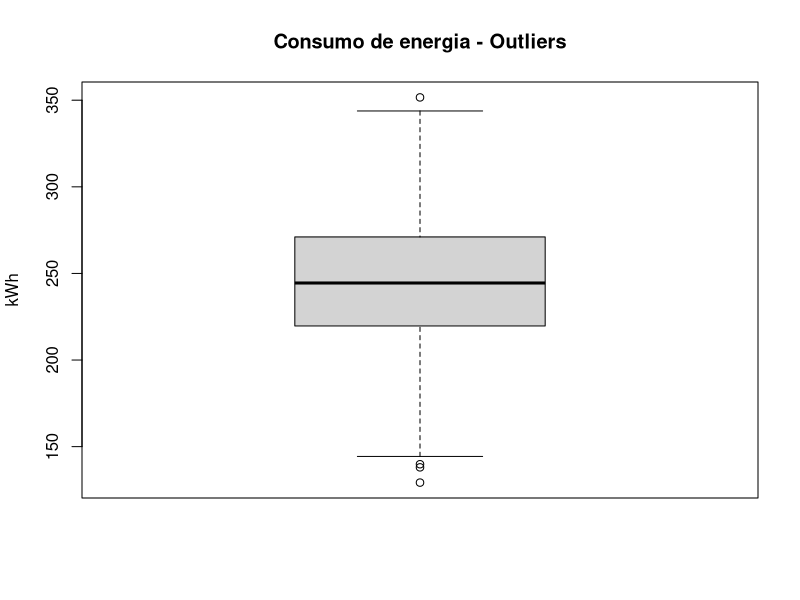

R code for this plot:
dados <- read.csv("dados_consumo_energia.csv", sep = ",", dec = ".", stringsAsFactors = TRUE)
print("summary")
print(summary(dados)) #summary
print("checando por ausências")
print(colSums(is.na(dados))) 
print("dados duplicados")
print(sum(duplicated(dados)))

#dados$num_moradores
#dados$area_m2
#dados$temperatura_media
#dados$renda_familiar
#dados$uso_ar_condicionado
#dados$tipo_construcao
#dados$isolamento_termico
#dados$equipamentos_eletro

outliers_iqr <- function(x) #detectar outliers usando método iqr
{
  q1 <- quantile(x, 0.25, na.rm = TRUE)
  q3 <- quantile(x, 0.75, na.rm = TRUE)
  iqr <- q3 - q1
  limites <- c(q1 - 1.5 * iqr, q3 + 1.5 * iqr)
  which(x < limites[1] | x > limites[2])
}
print("outliers:")
outliers_consumo <- outliers_iqr(dados$consumo_energia)
print(cbind(indice = outliers_consumo, 
      valor = dados$consumo_energia[outliers_consumo]))
boxplot(dados$consumo_energia, 
        main = "Consumo de energia - Outliers",
        ylab = "kWh")
